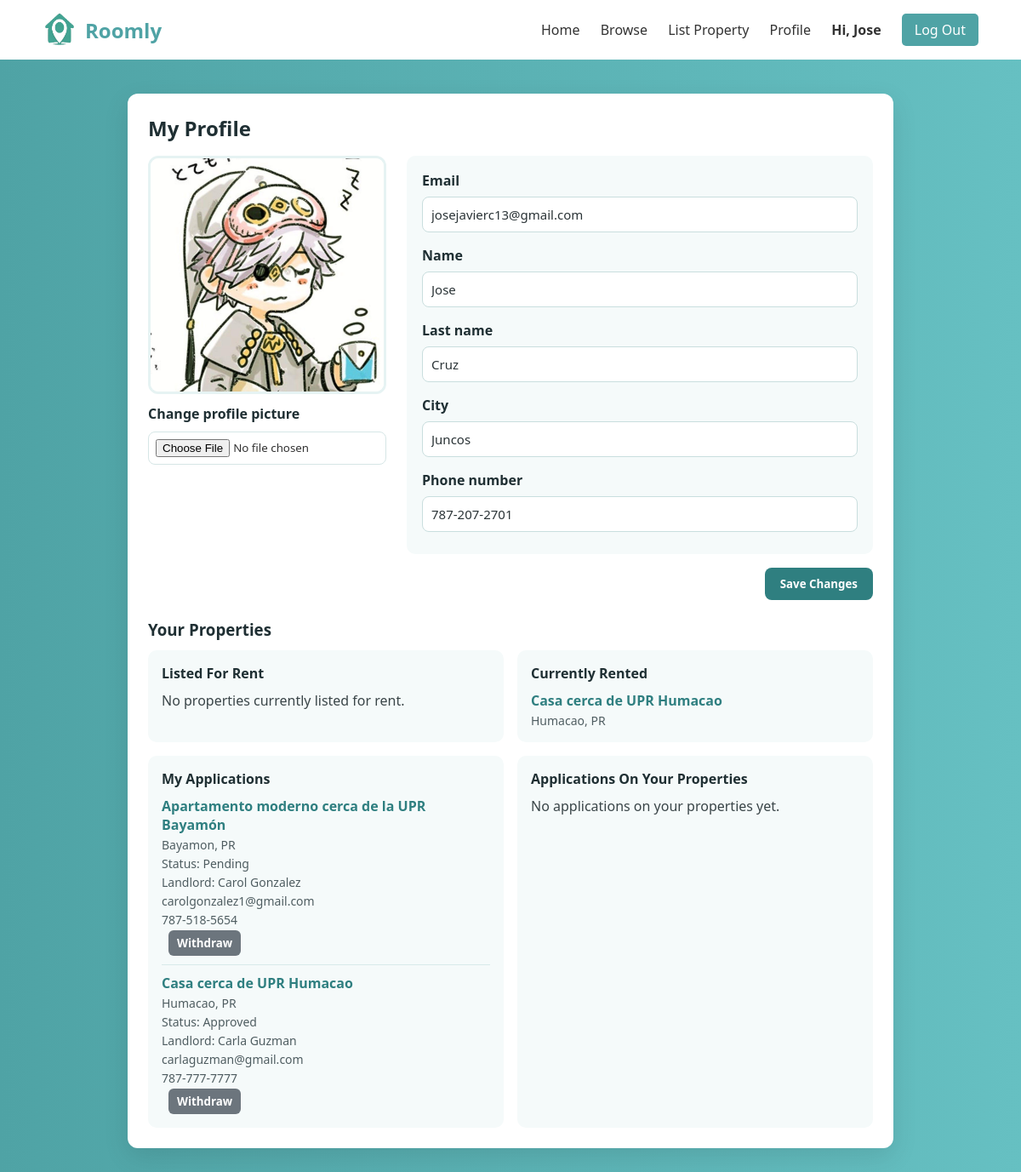
The app's page /profile (signed in) with its own data.
### website/models.py (models this page shows, shortened)
class Account(db.Model):
    __tablename__ = 'ACCOUNT'
    account_id_pk = db.Column(db.Integer, primary_key=True)
    email = db.Column(db.String(255), unique=True, nullable=False)
    hashed_password = db.Column(db.String(255), nullable=False)
    first_name = db.Column(db.String(255), nullable=False)
    last_name = db.Column(db.String(255), nullable=False)
    city = db.Column(db.String(255), nullable=True)
    phone_number = db.Column(db.String(20), nullable=True)
    profile_picture = db.Column(db.String(255), nullable=True)
    date_created = db.Column(db.DateTime, nullable=True)
    account_status = db.Column(db.String(20), nullable=False)
    account_type = db.Column(db.String(20), nullable=False, default='STUDENT')

class Property(db.Model):
    __tablename__ = 'PROPERTY'
    property_id_pk = db.Column(db.Integer, primary_key=True)
    title = db.Column(db.String(255), nullable=False)
    description = db.Column(db.Text, nullable=False)
    address = db.Column(db.String(255), nullable=False)
    city = db.Column(db.String(255), nullable=False)
    state = db.Column(db.String(255), nullable=False)
    country = db.Column(db.String(255), nullable=False)
    postal_code = db.Column(db.String(10), nullable=False)
    price_per_month = db.Column(db.Float, nullable=False)
    deposit_amount = db.Column(db.Float, nullable=False)
    number_of_bedrooms = db.Column(db.Integer, nullable=False)
    number_of_bathrooms = db.Column(db.Integer, nullable=False, default=1)
    sqr_ft = db.Column(db.Integer, nullable=False)
    amenities = db.Column(db.Text, nullable=True)
    availability_status = db.Column(db.Boolean, nullable=False)
    owner_id_fk = db.Column(db.Integer, nullable=False)
    university_id_fk = db.Column(db.Integer, nullable=True)
    images = db.relationship('PropertyImage', backref='property', lazy='select')
    amenity_links = db.relationship('PropertyAmenity', backref='property', lazy='select')
    reviews = db.relationship('PropertyReview', backref='property', lazy='select', cascade='all, delete-orphan')

class Reservation(db.Model):
    __tablename__ = 'PROPERTY_RESERVATION'
    reservation_id_pk = db.Column(db.Integer, primary_key=True)
    property_id_fk = db.Column(db.Integer, db.ForeignKey('PROPERTY.property_id_pk'), nullable=False)
    account_id_fk = db.Column(db.Integer, nullable=False)
    reserved_at = db.Column(db.DateTime, nullable=False, default=datetime.utcnow)
    status = db.Column(db.String(30), nullable=False, default='pending')

### website/auth.py (the view, shortened to what this page needs)
@auth.route('/profile', methods=['GET', 'POST'])
def profile():
    account_id = session.get('account_id')
    if not account_id:
        flash('Please log in to view your profile.', 'error')
        return redirect(url_for('auth.login'))
    account = Account.query.filter_by(account_id_pk=account_id).first()
    if not account:
        session.clear()
        flash('Account not found. Please log in again.', 'error')
        return redirect(url_for('auth.login'))
    owner_profile = Owner.query.filter_by(account_id_fk=account.account_id_pk).first()
    owned_properties = []
    if owner_profile:
        owned_properties = (
            Property.query
            .filter_by(owner_id_fk=owner_profile.owner_id_pk)
            .order_by(Property.property_id_pk.desc())
            .all()
        )
    listed_properties = [property_row for property_row in owned_properties if property_row.availability_status]
    owner_applications = []
    if owner_profile:
        owned_property_ids = [property_row.property_id_pk for property_row in owned_properties]
    rented_properties = []
    approved_reservations = (
        Reservation.query
        .filter_by(account_id_fk=account.account_id_pk, status='approved')
        .order_by(Reservation.reserved_at.desc())
        .all()
    )
    for res in approved_reservations:
        prop = Property.query.get(res.property_id_fk)
        if prop:
            rented_properties.append(prop)
    reserved_properties = []
    user_reservations = Reservation.query.filter_by(account_id_fk=account.account_id_pk).order_by(Reservation.reserved_at.desc()).all()
    for res in user_reservations:
        prop = Property.query.get(res.property_id_fk)
        if prop:
            property_owner_profile = Owner.query.filter_by(owner_id_pk=prop.owner_id_fk).first() if prop.owner_id_fk else None
            owner_account = Account.query.filter_by(account_id_pk=property_owner_profile.account_id_fk).first() if property_owner_profile else None
            reserved_properties.append({'property': prop, 'reservation': res, 'owner_account': owner_account})
    return render_template(
        'profile.html',
        account=account,
        listed_properties=listed_properties,
        rented_properties=rented_properties,
        reserved_properties=reserved_properties,
        owner_profile=owner_profile,
        owner_applications=owner_applications,
    )

### website/templates/profile.html (shortened to what this page needs)
<!DOCTYPE html>
<html lang="en">
<head>
    <link rel="stylesheet" href="{{ url_for('static', filename='styles.css') }}">
</head>
<body>
    <header>
        <a class="logoRoomly" href="{{ url_for('views.home') }}">
            <img src="{{ url_for('static', filename='logoRoomly.png') }}" alt="Roomly Icon" class="header-icon">
            Roomly
        </a>
        <nav>
            <a href="{{ url_for('views.home') }}">Home</a>
            <a href="{{ url_for('views.browse') }}">Browse</a>
            <a href="{{ url_for('views.list_property') }}">List Property</a>
            <a href="{{ url_for('auth.profile') }}">Profile</a>
            <span class="nav-user">Hi, {{ session.get('account_first_name') }}</span>
            <a href="{{ url_for('auth.logout') }}" class="signup-btn">Log Out</a>
        </nav>
    </header>
    <section class="profile-page">
        <div class="profile-card">
            <h2>My Profile</h2>
            <form method="POST" action="{{ url_for('auth.profile') }}" enctype="multipart/form-data" class="profile-edit-form">
                <div class="profile-content">
                    <div class="profile-image-block">
                        <img
                            src="{{ account.profile_picture if account.profile_picture else url_for('static', filename='logoRoomly.png') }}"
                            alt="Profile picture"
                            class="profile-picture"
                        >
                        <div class="profile-picture-form">
                            <label for="profile_picture">Change profile picture</label>
                            <input type="file" id="profile_picture" name="profile_picture" accept="image/*">
                        </div>
                    </div>
                    <div class="profile-details">
                        <label for="email">Email</label>
                        <input type="email" id="email" name="email" value="{{ account.email }}" required>
                        <label for="first_name">Name</label>
                        <input type="text" id="first_name" name="first_name" value="{{ account.first_name }}" required>
                        <label for="last_name">Last name</label>
                        <input type="text" id="last_name" name="last_name" value="{{ account.last_name }}" required>
                        <label for="city">City</label>
                        <input type="text" id="city" name="city" value="{{ account.city or '' }}" placeholder="Enter your city">
                        <label for="phone_number">Phone number</label>
                        <input type="tel" id="phone_number" name="phone_number" value="{{ account.phone_number or '' }}" placeholder="e.g. +1 555 555 5555">
                    </div>
                </div>
                <button type="submit" class="profile-save-btn">Save Changes</button>
            </form>
            <div class="profile-properties-section">
                <h3>Your Properties</h3>
                <div class="profile-properties-grid">
                    <div class="profile-properties-card">
                        <h4>Listed For Rent</h4>
                        {% if listed_properties %}
                            <ul class="profile-properties-list">
                                {% for property in listed_properties %}
                                    <li>
                                        <a href="{{ url_for('views.property_detail', property_id=property.property_id_pk) }}">{{ property.title }}</a>
                                        <span>{{ property.city }}, {{ property.state }}</span>
                                    </li>
                                {% endfor %}
                            </ul>
                        {% else %}
                            <p>No properties currently listed for rent.</p>
                        {% endif %}
                    </div>
                    <div class="profile-properties-card">
                        <h4>Currently Rented</h4>
                        {% if rented_properties %}
                            <ul class="profile-properties-list">
                                {% for property in rented_properties %}
                                    <li>
                                        <a href="{{ url_for('views.property_detail', property_id=property.property_id_pk) }}">{{ property.title }}</a>
                                        <span>{{ property.city }}, {{ property.state }}</span>
                                    </li>
                                {% endfor %}
                            </ul>
                        {% else %}
                            <p>No properties currently rented.</p>
                        {% endif %}
                    </div>
                    <div class="profile-properties-card">
                        <h4>My Applications</h4>
                        {% if reserved_properties %}
                            <ul class="profile-properties-list">
                                {% for item in reserved_properties %}
                                    {% set property = item.property %}
                                    {% set reservation = item.reservation %}
                                    <li>
                                        <a href="{{ url_for('views.property_detail', property_id=property.property_id_pk) }}">{{ property.title }}</a>
                                        <span>{{ property.city }}, {{ property.state }}</span>
                                        <span>Status: {{ reservation.status|title }}</span>
                                        {% if item.owner_account %}
                                            <span>Landlord: {{ item.owner_account.first_name }} {{ item.owner_account.last_name }}</span>
                                            <span>{{ item.owner_account.email }}</span>
                                            {% if item.owner_account.phone_number %}
                                                <span>{{ item.owner_account.phone_number }}</span>
                                            {% endif %}
                                        {% endif %}
                                        <form method="POST" action="{{ url_for('views.release_property', property_id=property.property_id_pk) }}" style="display:inline">
                                            <button type="submit" class="release-btn">Withdraw</button>
                                        </form>
                                    </li>
                                {% endfor %}
                            </ul>
                        {% else %}
                            <p>No applications yet.</p>
                        {% endif %}
                    </div>
                    {% if owner_profile %}
                    <div class="profile-properties-card">
                        <h4>Applications On Your Properties</h4>
                        {% if owner_applications %}
                            <ul class="profile-properties-list">
                                {% for item in owner_applications %}
                                    <li>
                                        <a href="{{ url_for('views.property_detail', property_id=item.property.property_id_pk) }}">{{ item.property.title }}</a>
                                        {% if item.applicant %}
                                            <span>{{ item.applicant.first_name }} {{ item.applicant.last_name }}</span>
                                        {% else %}
                                            <span>Applicant unavailable</span>
                                        {% endif %}
                                        <span>Status: {{ item.reservation.status|title }}</span>
                                    </li>
                                {% endfor %}
                            </ul>
                        {% else %}
                            <p>No applications on your properties yet.</p>
                        {% endif %}
                    </div>
                    {% endif %}
                </div>
            </div>
        </div>
    </section>
</body>
</html>

### website/static/styles.css (style rules this page uses)
* { margin: 0; padding: 0; box-sizing: border-box; font-family: 'Segoe UI', sans-serif; }
body { background-color: #f8f9fa; color: #333; }
header { display: flex; justify-content: space-between; align-items: center; padding: 15px 50px; background-color: white; box-shadow: 0 2px 5px rgba(0,0,0,0.05); }
.header-icon { height: 40px; width: 40px; margin-right: 10px; vertical-align: middle; }
.logoRoomly { display: flex; align-items: center; font-size: 24px; font-weight: 700; color: #4FA3A5; text-decoration: none; }
nav a { margin-left: 20px; text-decoration: none; color: #333; font-weight: 500; }
.nav-user { margin-left: 20px; color: #333; font-weight: 600; }
.signup-btn { background-color: #4FA3A5; color: white; padding: 8px 15px; border-radius: 5px; }
.release-btn { background-color: #6c757d; border: none; color: white; padding: 6px 10px; border-radius: 6px; font-weight: 600; cursor: pointer; margin-left: 8px; }
.profile-page { min-height: calc(100vh - 70px); background: linear-gradient(to right, #4FA3A5, #66c0c2); padding: 40px 20px; }
.profile-card { max-width: 900px; margin: 0 auto; background-color: white; border-radius: 12px; box-shadow: 0 10px 30px rgba(0, 0, 0, 0.1); padding: 24px; }
.profile-card h2 { margin-bottom: 16px; color: #1f2f33; }
.profile-content { display: grid; grid-template-columns: 280px 1fr; gap: 24px; align-items: start; }
.profile-edit-form { display: flex; flex-direction: column; gap: 16px; }
.profile-image-block { display: flex; flex-direction: column; gap: 12px; }
.profile-picture { width: 100%; max-width: 280px; aspect-ratio: 1 / 1; object-fit: cover; border-radius: 12px; border: 3px solid #e6f3f3; }
.profile-picture-form { display: flex; flex-direction: column; gap: 10px; }
.profile-picture-form label { color: #1f2f33; font-weight: 600; }
.profile-picture-form input[type="file"] { padding: 8px; border: 1px solid #d6e6e6; border-radius: 8px; background-color: #fff; }
.profile-details { background-color: #f5fafa; border-radius: 10px; padding: 18px; display: grid; grid-template-columns: 1fr; gap: 8px; }
.profile-details label { color: #1f2f33; font-weight: 600; }
.profile-details input { width: 100%; padding: 10px; border: 1px solid #c9dede; border-radius: 8px; color: #2b3437; font-size: 15px; margin-bottom: 8px; }
.profile-save-btn { align-self: flex-end; border: none; border-radius: 8px; background-color: #2f7f80; color: #fff; padding: 10px 18px; font-weight: 600; cursor: pointer; }
.profile-properties-section { margin-top: 22px; }
.profile-properties-section h3 { color: #1f2f33; margin-bottom: 12px; }
.profile-properties-grid { display: grid; grid-template-columns: repeat(2, minmax(260px, 1fr)); gap: 16px; }
.profile-properties-card { background-color: #f5fafa; border-radius: 10px; padding: 16px; }
.profile-properties-card h4 { color: #1f2f33; margin-bottom: 10px; }
.profile-properties-card p { color: #3a4548; }
.profile-properties-list { list-style: none; margin: 0; padding: 0; display: grid; gap: 10px; }
.profile-properties-list li { display: flex; flex-direction: column; gap: 3px; padding-bottom: 10px; border-bottom: 1px solid #d8eaea; }
.profile-properties-list li:last-child { border-bottom: none; padding-bottom: 0; }
.profile-properties-list a { color: #2f7f80; font-weight: 600; text-decoration: none; }
.profile-properties-list span { color: #4f5d61; font-size: 14px; }

### records on screen
Account: get "Jose", profile_picture (picture), email "josejavierc13@gmail.com", first_name "Jose", last_name "Cruz", city "Juncos", phone_number "787-207-2701"
Property: title "Casa cerca de UPR Humacao", city "Humacao", state "PR", title "Casa cerca de UPR Humacao", city "Humacao", state "PR"
Property: title "Apartamento moderno cerca de la UPR Bayamón", city "Bayamon", state "PR"
Reservation: status "Pending"
Account: owner_account.first_name "Carol", owner_account.last_name "Gonzalez", owner_account.email "carolgonzalez1@gmail.com", owner_account.phone_number "787-518-5654"
Reservation: status "Approved"
Account: owner_account.first_name "Carla", owner_account.last_name "Guzman", owner_account.email "carlaguzman@gmail.com", owner_account.phone_number "787-777-7777"
